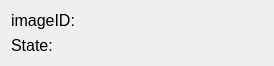
<?xml version="1.0" encoding="UTF-8"?>
<ui version="4.0">
 <class>gridLayoutWidget_2</class>
 <widget class="QWidget" name="gridLayoutWidget_2">
  <property name="geometry">
   <rect>
    <x>0</x>
    <y>0</y>
    <width>274</width>
    <height>54</height>
   </rect>
  </property>
  <layout class="QGridLayout" name="gridLayout_3">
   <item row="0" column="0">
    <widget class="QLabel" name="securityGroupIdHeader">
     <property name="font">
      <font>
       <pointsize>12</pointsize>
      </font>
     </property>
     <property name="text">
      <string>imageID:</string>
     </property>
    </widget>
   </item>
   <item row="1" column="1">
    <widget class="QLabel" name="securityGroupStateValue">
     <property name="font">
      <font>
       <pointsize>12</pointsize>
      </font>
     </property>
     <property name="text">
      <string/>
     </property>
    </widget>
   </item>
   <item row="1" column="0">
    <widget class="QLabel" name="securityGroupStateHeader">
     <property name="font">
      <font>
       <pointsize>12</pointsize>
      </font>
     </property>
     <property name="text">
      <string>State:</string>
     </property>
    </widget>
   </item>
   <item row="0" column="1">
    <widget class="QLabel" name="securityGroupIdValue">
     <property name="font">
      <font>
       <pointsize>12</pointsize>
      </font>
     </property>
     <property name="text">
      <string/>
     </property>
    </widget>
   </item>
  </layout>
 </widget>
 <resources/>
 <connections/>
</ui>
